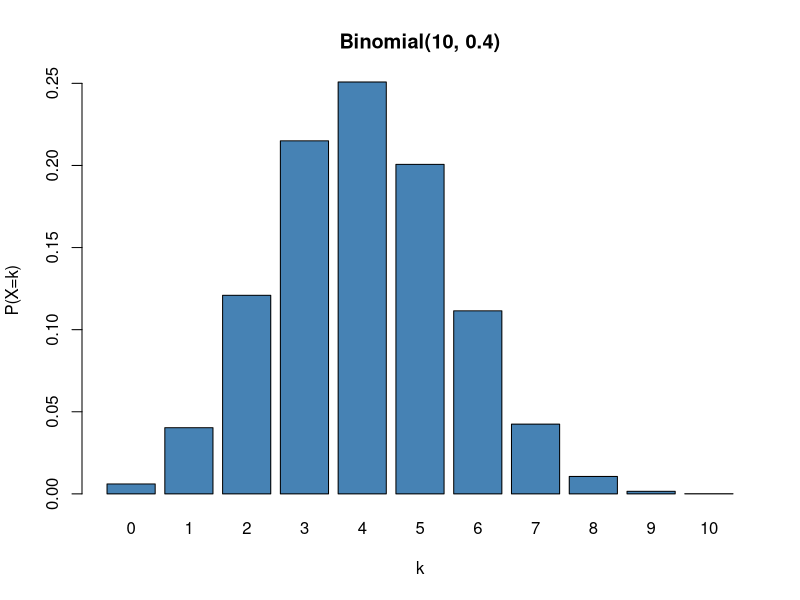
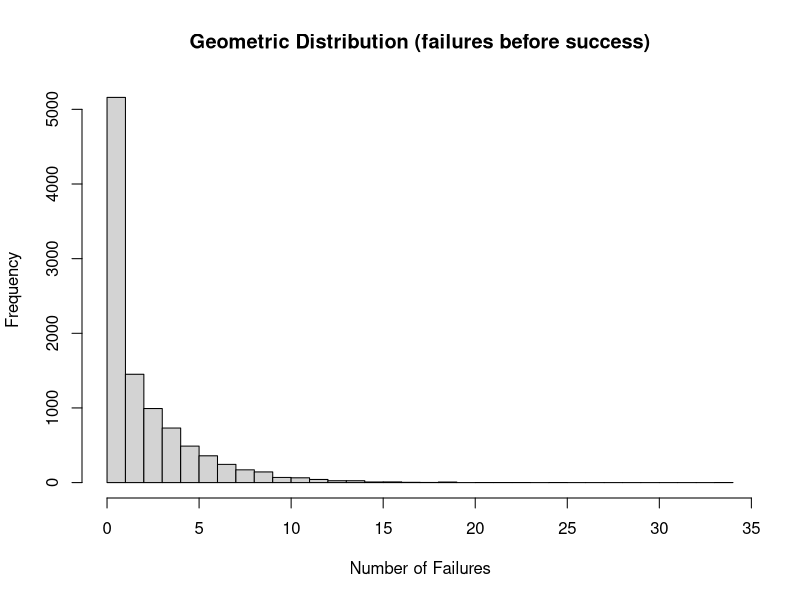
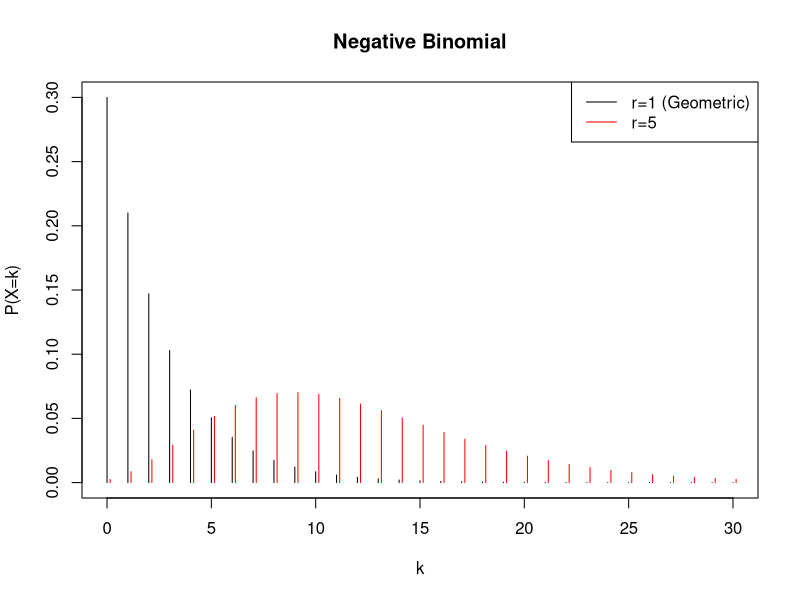
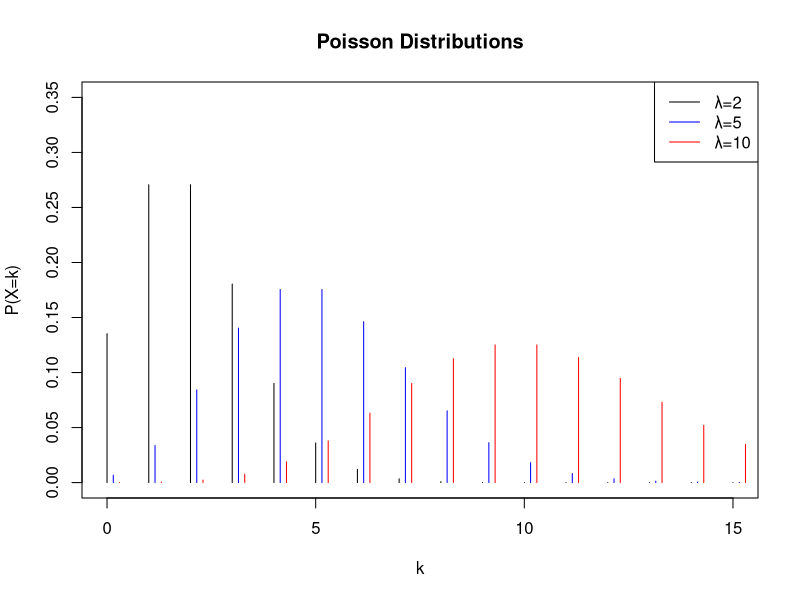
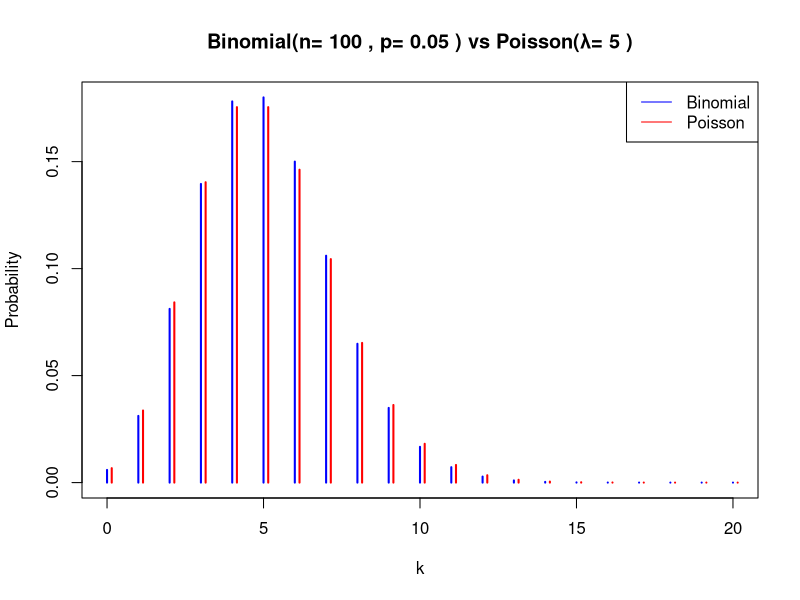

The R script that drew these images, in order:
## ---- chunk 1
# Factorial
factorial(5)   # 5! = 120

# Combinations
choose(10, 3)  # C(10,3) = 120

# Permutations
perm <- function(n, r) factorial(n) / factorial(n - r)
perm(10, 3)    # P(10,3) = 720

# Practical example: How many ways to choose 3 people from 10?
choose(10, 3)  # 120
## ---- chunk 2
# Probability mass function: P(X = k)
dbinom(3, size = 10, prob = 0.4)  # P(X=3) with n=10, p=0.4

# Cumulative distribution: P(X <= k)
pbinom(3, size = 10, prob = 0.4)  # P(X <= 3)
pbinom(3, size = 10, prob = 0.4, lower.tail = FALSE)  # P(X > 3)

# Quantile function
qbinom(0.95, size = 10, prob = 0.4)  # 95th percentile

# Random generation
rbinom(100, size = 10, prob = 0.4)

# Visualization
x <- 0:10
y <- dbinom(x, size = 10, prob = 0.4)
barplot(y, names.arg = x, xlab = "k", ylab = "P(X=k)",
        main = "Binomial(10, 0.4)", col = "steelblue")
## ---- chunk 3
# In a restaurant, 8 entrees are fish, 12 are beef, 10 are poultry (total 30)
# What is the probability that 2 of the next 4 customers order fish?

# X ~ Binomial(n=4, p=8/30)
n <- 4
p <- 8/30
prob <- dbinom(2, size = n, prob = p)
cat("P(X = 2) =", prob, "\n")

# Exact calculation
dbinom(2, size = 4, prob = 8/30)
## ---- chunk 4
# Generate multinomial samples
rmultinom(n = 1, size = 20, prob = c(0.2, 0.5, 0.3))

# Example: 20 trials, 3 categories with probabilities 0.2, 0.5, 0.3
set.seed(123)
rmultinom(n = 5, size = 20, prob = c(0.2, 0.5, 0.3))
## ---- chunk 5
# Note: R uses number of failures BEFORE first success!
# So P(N_fail = k) = (1-p)^k * p

# P(first success at trial 5)
dgeom(4, prob = 0.3)  # 4 failures before 1st success

# Alternative: P(N = 5) directly
p_geom <- function(n, p) (1-p)^(n-1) * p
p_geom(5, 0.3)

# Mean and variance
mean_geom <- function(p) 1/p
var_geom <- function(p) (1-p)/p^2
cat("Geometric(p=0.3): Mean =", mean_geom(0.3), "Variance =", var_geom(0.3), "\n")

# Sampling waiting times
rgeom(1000, prob = 0.3)  # Number of failures before success
hist(rgeom(10000, prob = 0.3), breaks = 30,
     main = "Geometric Distribution (failures before success)",
     xlab = "Number of Failures")
## ---- chunk 6
# Plot negative binomial distributions
x <- 0:30
y1 <- dnbinom(x, size = 1, prob = 0.3)  # Geometric
y2 <- dnbinom(x, size = 5, prob = 0.3)

plot(x, y1, type = "h", ylim = c(0, max(y1, y2)),
     xlab = "k", ylab = "P(X=k)", main = "Negative Binomial")
lines(x + 0.15, y2, type = "h", col = "red")
legend("topright", legend = c("r=1 (Geometric)", "r=5"),
       col = c("black", "red"), lty = 1)

# Example: Expected number of failures before 3rd success with p=0.3
r <- 3
p <- 0.3
mean_nb <- r*(1-p)/p
cat("Mean failures before", r, "th success:", mean_nb, "\n")
## ---- chunk 7
# Example: Urn with 40 white and 60 black balls (100 total)
# Draw 20 balls. Probability that at least 50 black balls remain?
# (i.e., at most 10 black balls drawn)

N <- 100    # Total balls
K <- 60     # Black balls (successes)
n <- 20     # Draws

# P(X <= 10) where X ~ Hypergeometric(N=100, K=60, n=20)
prob <- phyper(10, m = K, n = N - K, k = n)
cat("P(at most 10 black balls drawn) =", prob, "\n")

# Compare to binomial approximation
pbinom(10, size = 20, prob = 0.6)  # Approximation
## ---- chunk 8
# Probability mass function
dpois(3, lambda = 2)  # P(X=3) with λ=2

# Cumulative distribution
ppois(3, lambda = 2)  # P(X <= 3)

# Quantile
qpois(0.95, lambda = 2)  # 95th percentile

# Random generation
rpois(100, lambda = 2)

# Visualization
x <- 0:15
y1 <- dpois(x, lambda = 2)
y2 <- dpois(x, lambda = 5)
y3 <- dpois(x, lambda = 10)

plot(x, y1, type = "h", ylim = c(0, 0.35),
     xlab = "k", ylab = "P(X=k)", main = "Poisson Distributions")
lines(x + 0.15, y2, type = "h", col = "blue")
lines(x + 0.3, y3, type = "h", col = "red")
legend("topright", legend = c("λ=2", "λ=5", "λ=10"),
       col = c("black", "blue", "red"), lty = 1)
## ---- chunk 9
# Demonstration: Binomial approaches Poisson
n <- 100
p <- 0.05
lambda <- n * p

x <- 0:20
binom_probs <- dbinom(x, size = n, prob = p)
pois_probs <- dpois(x, lambda = lambda)

plot(x, binom_probs, type = "h", col = "blue", lwd = 2,
     xlab = "k", ylab = "Probability",
     main = paste("Binomial(n=", n, ", p=", p,") vs Poisson(λ=", lambda, ")"))
lines(x + 0.15, pois_probs, type = "h", col = "red", lwd = 2)
legend("topright", legend = c("Binomial", "Poisson"),
       col = c("blue", "red"), lty = 1)
